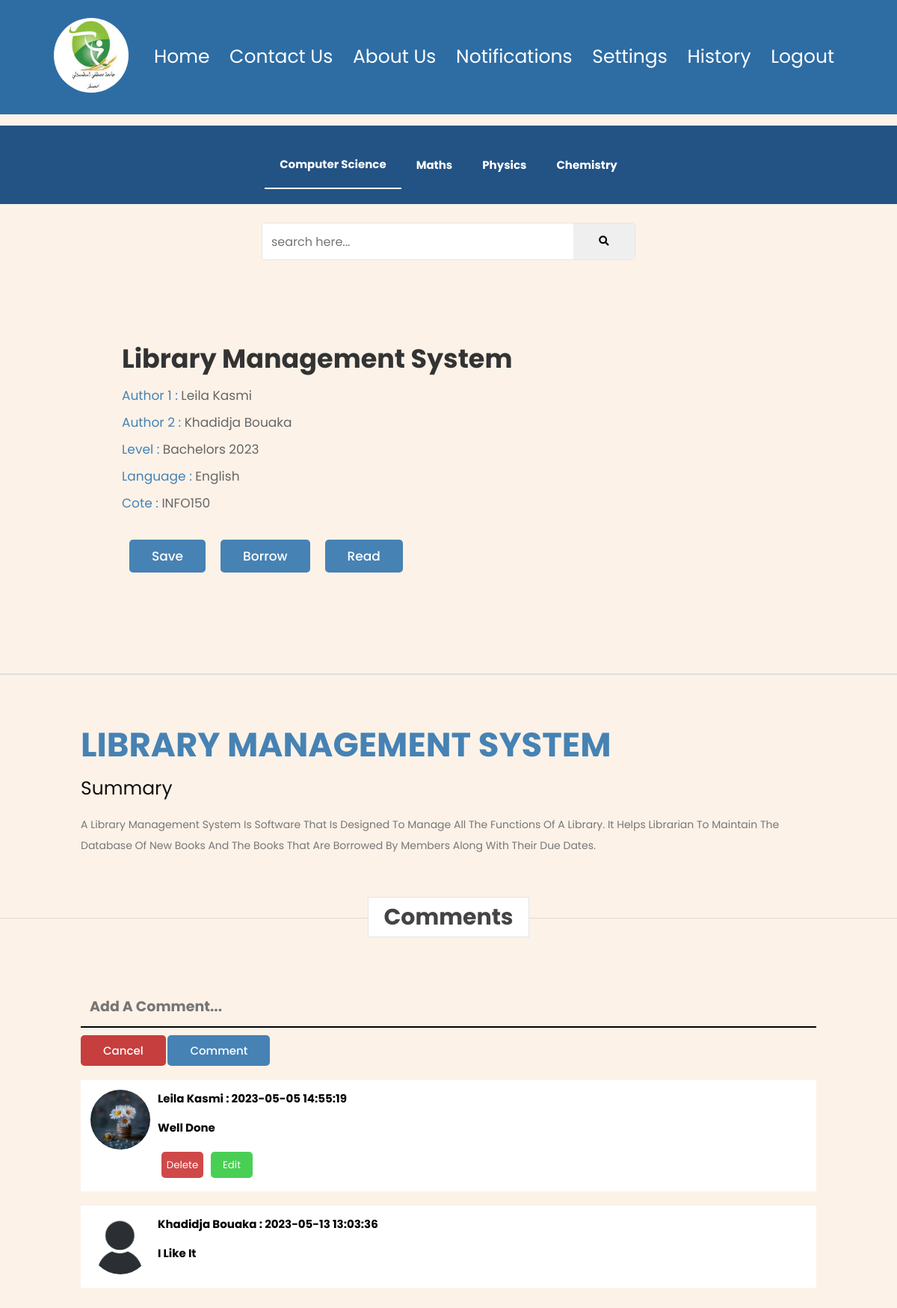
/user/consulterBooks/viewGP.php?idCategorie=1&idGP=1 (signed in), run on the app's committed database.
### tables this page shows
CREATE TABLE `categorie` (
  `idCategorie` int(11) NOT NULL,
  `categorie` varchar(30) NOT NULL
);

CREATE TABLE `graduation_project` (
  `idGP` int(11) NOT NULL,
  `coteG` varchar(50) NOT NULL,
  `title` text NOT NULL,
  `year` year(4) NOT NULL,
  `level` varchar(50) NOT NULL,
  `idCategorie` int(11) NOT NULL,
  `qte` int(11) NOT NULL,
  `idLanguage` int(11) NOT NULL,
  `resume` text NOT NULL,
  `nbrCopy` int(11) NOT NULL
);

CREATE TABLE `authors_gp` (
  `idAGP` int(11) NOT NULL,
  `codeUser` int(11) NOT NULL,
  `name` varchar(250) NOT NULL,
  `idGP` int(11) NOT NULL
);

CREATE TABLE `language` (
  `idLanguage` int(11) NOT NULL,
  `language` varchar(250) NOT NULL
);

CREATE TABLE `comments_gp` (
  `idCGP` int(11) NOT NULL,
  `idGP` int(11) NOT NULL,
  `idUser` int(11) NOT NULL,
  `comment` text NOT NULL,
  `date` datetime NOT NULL DEFAULT current_timestamp()
);

CREATE TABLE `users` (
  `idUser` int(11) NOT NULL,
  `passWord` varchar(250) NOT NULL,
  `email` varchar(250) NOT NULL,
  `firstName` varchar(250) NOT NULL,
  `lastName` varchar(250) NOT NULL,
  `dateOfBirth` date NOT NULL,
  `PlaceOfBirth` varchar(250) NOT NULL,
  `phone` varchar(12) NOT NULL,
  `adress` varchar(250) NOT NULL,
  `codeUser` int(11) NOT NULL,
  `specialty` varchar(250) NOT NULL,
  `level` varchar(250) NOT NULL,
  `block` tinyint(1) NOT NULL DEFAULT 0,
  `registeredAt` date NOT NULL DEFAULT current_timestamp(),
  `imageUser` text NOT NULL,
  `userType` varchar(25) NOT NULL,
  `code` mediumint(50) NOT NULL
);

### public/user/consulterBooks/viewGP.php (the view, shortened to what this page needs)
<?php
if (isset($_SESSION['idUser'])) {
    ?>
        <!DOCTYPE html>
        <html lang="en">
            <head>
                <link rel="stylesheet" href="https://unpkg.com/swiper@7/swiper-bundle.min.css" />
                <link rel="stylesheet" href="https://cdnjs.cloudflare.com/ajax/libs/font-awesome/5.15.4/css/all.min.css">
                <link rel="stylesheet" href="https://cdnjs.cloudflare.com/ajax/libs/font-awesome/4.7.0/css/font-awesome.min.css">
                <link rel="stylesheet" href="https://cdnjs.cloudflare.com/ajax/libs/font-awesome/5.15.4/css/all.min.css">
                <link rel="stylesheet" href="https://cdnjs.cloudflare.com/ajax/libs/font-awesome/5.15.3/css/all.min.css">
                <link rel="stylesheet" href="../css/view.css">
                <link rel="stylesheet" href="../css/consulterBooks.css">
            </head>
            <body>
                <nav>
                    <a href="../../home/index.php"><img id="img" src="../../home/image/icon.jpg"></a>
                    <div class="nav-links" id="navLinks">
                        <ul>
                            <li>
                                <a href="../../home/index.php">Home</a>
                            </li>
                            <li>
                                <a href="contact.php#contact-us">Contact Us</a>
                            </li>
                            <li>
                                <a href="about.php#about-us">About Us</a>
                            </li>
                            <li>
                                <a href="../Acount-setting/notification.php">Notifications</a>
                            </li>
                            <li>
                                <a href="../Acount-setting/index.php">Settings</a>
                            </li>
                            <li>
                                <a href="../Acount-setting/history.php">History</a>
                            </li>
                            <li>
                                <a href="../../../private/login/logout.php">Logout</a>
                            </li>
                        </ul>
                    </div>
                </nav>
                <?php
                include "../../../private/conn.php";
                $idCategorie = $_GET['idCategorie'];
                $categorieQuery = mysqli_query($conn, "SELECT * FROM categorie");
                ?>
                <center>
                    <div class="typeName">
                        <?php
                        while ($categorie = mysqli_fetch_assoc($categorieQuery)) {
                            if ($categorie['idCategorie'] == $idCategorie) {
                                ?>
                                    <a href="index.php?idCategorie=<?php echo $categorie['idCategorie']; ?>">
                                        <p class="p1"><?php echo $categorie['categorie'] ?></p>
                                    </a>
                                <?php
                            } else {
                                ?>
                                    <a href="index.php?idCategorie=<?php echo $categorie['idCategorie']; ?>">
                                        <p class="p2"><?php echo $categorie['categorie'] ?></p>
                                    </a>
                                <?php
                            }
                        }
                        ?>
                    </div>
                </center>
                <center>
                    <form action="search.php" class="search-form" method="post">
                        <input type="search" name="search" placeholder="search here..." id="live_search">
                        <button type="submit" name="searchBTN"><i class="fas fa-search"></i></button>
                    </form>
                </center>
                <?php
                $idUser = $_SESSION['idUser'];
                $idGP= $_GET['idGP'];
                $sql = "SELECT * FROM graduation_project,language WHERE language.idLanguage=graduation_project.idLanguage AND idGP='$idGP'";
                $sql_run = mysqli_query($conn, $sql);
                if (mysqli_num_rows($sql_run) > 0) {
                    while ($row = mysqli_fetch_assoc($sql_run)) {
                        ?>
                                    <section class="about" id="about">
                                        <div class="row-1">
                                            <div class="content">
                                                <h3><?php echo $row['title']; ?></h3>
                                                <div class="box-container">
                                                    <div class="box">
                                                    <?php
                                                    $author = mysqli_query($conn, "SELECT * FROM authors_gp WHERE idGP='$idGP'");
                                                    $a = 1;
                                                    while ($row_author = mysqli_fetch_assoc($author)) {
                                                    ?>
                                                        <p> <span> Author  <?= $a; ?> : </span><?php echo $row_author['name'] ?></p>
                                                    <?php
                                                    $a++;
                                                    }
                                                    ?>
                                                        <p> <span> Level : </span> <?= $row['level'] ?> <?= $row['year'] ?></p>
                                                        <p> <span> language : </span><?php echo $row['language'] ?></p>
                                                        <p><span> Cote : </span><?php echo $row['coteG']; ?></p>
                                                    </div>
                                                </div>
                                                <br>
                                                <?php
                                                $b = "borrow";
                                                $r = "read";
                                                ?>
                                                <div style="display: flex; ">
                                                    <form action="" method="post">
                                                        <button type="submit" class="btn" name="save">Save</button>
                                                    </form>
                                                    <a href="multiGP.php?idGP=<?php echo $row['idGP']; ?>&idCategorie=<?php echo $idCategorie; ?>&Action=<?php echo $b; ?>"class="btn" id="emprint">Borrow</a>
                                                    <a href="multiGP.php?idGP=<?php echo $row['idGP']; ?>&idCategorie=<?php echo $idCategorie; ?>&Action=<?php echo $r; ?>"class="btn" id="emprint">Read</a>
                                                </div>
                                            </div>
                                        </div>
                                    </section>
                                    <?php
                                    if (!empty($row['resume'])) {
                                        ?>
                                        <hr size="1px" style="margin: 30px 0px 10px 0px; border: 1px solid #ddd; width: 100%">
                                        <section class="home" id="home">
                                            <div class="content">
                                                <h3> <span><?php echo $row['title']; ?></span></h3>
                                                <p class="info"> Summary </p>
                                                <p class="text"><?php echo $row['resume']; ?></p>
                                            </div>
                                        </section>
                                        <?php
                                    }
                                    ?>
                                        <h1 class="heading"> <span>Comments</span> </h1>
                                            <section id="comments">
                                                <form action="commentGP.php" method="post">
                                                    <input type="text" name="msg" id="input" placeholder="Add a comment...">
                                                    <button type="reset" class="cancel">Cancel</button>
                                                    <button type="submit" class="comment" name="addComment">Comment</button>
                                                </form>
                                                <?php
                                                $sqlComment = mysqli_query($conn, "SELECT * FROM users,comments_gp WHERE users.idUser=comments_gp.idUser AND comments_gp.idGP=$idGP");
                                                if (mysqli_num_rows($sqlComment) != 0) {
                                                    while ($rowC = mysqli_fetch_array($sqlComment)) {
                                                        $img = $rowC['imageUser'];
                                                        ?>
                                                                    <div class="commentDiv" style="display: flex;">
                                                                        <div class="img">
                                                                        <?php
                                                                        if (!empty($img)) {
                                                                            ?>
                                                                                    <img src="../../admin/member/code/uploadsMember/<?= $img; ?>" width="80">
                                                                                <?php
                                                                        } else {
                                                                            ?>
                                                                                    <img src="../../admin/member/code/uploadsMember/user.png" width="80">
                                                                                <?php
                                                                        }
                                                                        ?>
                                                                        </div>
                                                                        <div class="message">
                                                                            <h1><?= $rowC['firstName'] ?>                     <?= $rowC['lastName'] ?>  : <?= $rowC['date'] ?></h1><br>
                                                                            <h2><p><?= $rowC['comment'] ?></p></h2>
                                                                            <br>
                                                                            <?php
                                                                            if ($rowC['idUser'] == $idUser) {
                                                                                ?>
                                                                                    <div style="display: flex;">
                                                                                        <form action="../Acount-setting/delete.php" method="post">
                                                                                            <button type="submit" name="deletCommentGP" onclick="return confirm('are you sure you want to delete ?')" id="btnDelet" class="deletComment">Delete</button>
                                                                                        </form>
                                                                                        <button type="submit" name="editComment" class="editComment" id="edit" onclick="show_edit()">Edit</button>
                                                                                    </div>
                                                                                <?php
                                                                            }
                                                                            ?>
                                                                        </div>
                                                                    </div>
                                                                    <?php
                                                    }
                                                }
                                                ?>
                                            </section>
                                           <?php
                    }
                }
                ?>
                    </body>
                </html>
    <?php
} else {
    header("Location: ../../home/index.php");
    exit();
}
?>

### public/user/css/view.css (style rules this page uses)
:root { --black:#444; --light-color:#666; --border:.1rem solid rgba(0,0,0,.1); --border-hover:.1rem solid var(--black); --box-shadow:0 .5rem 1rem rgba(0,0,0,.1); --bleu: #4682b4; --black:#444; --light-color:#777; --box-shadow:.5rem .5rem 0 rgba(22, 160, 133, .2); --text-shadow:.4rem .4rem 0 rgba(0, 0, 0, .2); }
.typeName { width: 100%; display: flex; justify-content: center; align-items: center; padding: 20px; font-weight: bold; color: #31708f; background-color: #d9edf7; border-color: #bce8f1; text-transform: uppercase; font-size: 25px; }
section { padding:5rem 9%; }
.heading { text-align: center; margin-bottom: 2rem; position: relative; }
.btn { display: inline-block; margin-top: 1rem; padding:.8rem 3rem; background:#4682b4; color:#fff; cursor: pointer; font-size: 1.7rem; }
.home { width: 100%; display: flex; align-items: center; }
.home .content { flex:1 1 40rem; }
.home .content h3 { font-size: 4.5rem; color:#111; text-transform: uppercase; }
.home .content h3 span { color:#4682b4; text-transform: uppercase; }
.home .content .info { font-size: 2.5rem; color:#111; padding:.5rem 0; }
.home .content .text { font-size: 1.7rem; color:#666; padding:.5rem 0; padding:1rem 0; color:var(--light-color); font-size: 1.4rem; line-height: 2; }
.about { margin: 35px; }
.about .row-1 { display: flex; flex-wrap: wrap; gap:1.5rem; padding-bottom: 2rem; }
.about .row-1 .content { flex:1 1 50rem; margin: 20px; }
.about .row-1 .content h3 { color:#333; font-size: 3.5rem; }
.about .row-1 .content p { color:#666; font-size: 1.7rem; padding:.5rem 0; }
.about .row-1 .content .box-container { display: flex; flex-wrap: wrap; gap:1.5rem; padding: 0.5rem 0; }
.about .row-1 .content .box-container .box { flex:1 1 20rem; }
.about .row-1 .content .box-container .box span { color:#4682b4; }

### data on the page
categorie: categorie "Computer Science"
categorie: categorie "Maths"
categorie: categorie "Physics"
categorie: categorie "Chemistry"
graduation_project: title "Library Management System", level "Bachelors", year "2023", idLanguage.language "English", coteG "INFO150", title "LIBRARY MANAGEMENT SYSTEM", resume "A Library Management System Is Software That Is Designed To Manage All The Functions Of A Library. It Helps Librarian To Maintain The Database Of New Books And The Books That Are Borrowed By Members Along With Their Due Dates."
authors_gp: name "Leila Kasmi"
authors_gp: name "Khadidja Bouaka"
comments_gp: idUser.imageUser (picture), idUser.firstName "Leila", idUser.lastName "Kasmi", date "2023-05-05 14:55:19", comment "Well Done"
comments_gp: idUser.imageUser (placeholder picture), idUser.firstName "Khadidja", idUser.lastName "Bouaka", date "2023-05-13 13:03:36", comment "I Like It"
